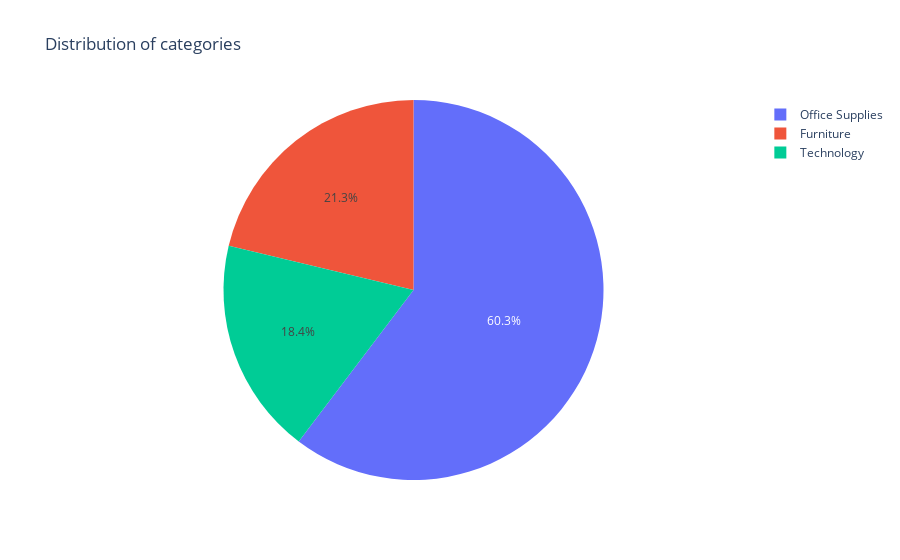

This figure's notebook cell:
### Code cell
# the distribution of categories
px.pie(data_frame= df, names= "category", title= "Distribution of categories")

### Figure 1 — Plotly figure (JSON) as saved in the notebook; plotly's stock layout.template omitted (floating-point values rounded to 4 significant figures; data arrays with more than 128 entries replaced by an {"elided": "..."} marker saying what was removed)
{"data": [{"domain": {"x": [0, 1], "y": [0, 1]}, "hovertemplate": "category=%{label}<extra></extra>", "labels": {"elided": "8115 str values"}, "legendgroup": "", "name": "", "showlegend": true, "type": "pie"}], "layout": {"legend": {"tracegroupgap": 0}, "title": {"text": "Distribution of categories"}}}
